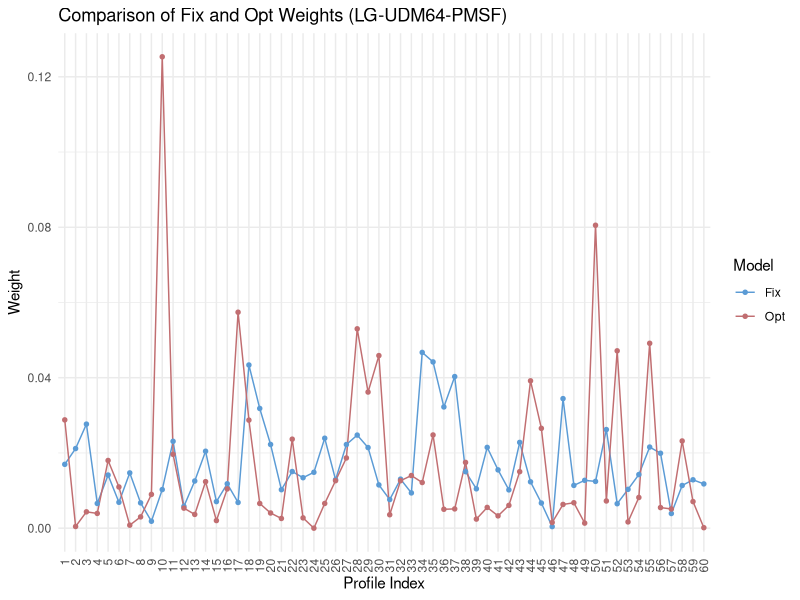

The R script that drew this image:

library(ggplot2)
library(dplyr)
library(tidyr)

## C60

fix_C60 <- c(0.0169698865, 0.0211683374, 0.0276589079, 0.0065675964, 0.0141221416, 0.0068774834, 0.0146909701, 0.0067225777, 0.0018396660, 0.0102547197,
         0.0230896163, 0.0057941033, 0.0125394534, 0.0204526478, 0.0070629602, 0.0117982741, 0.0068334668, 0.0433775839, 0.0318278731, 0.0222546108,
         0.0102264969, 0.0150545891, 0.0134159878, 0.0148552065, 0.0239111516, 0.0128776278, 0.0222318842, 0.0247444742, 0.0214274810, 0.0115001882,
         0.0076017389, 0.0130258568, 0.0093701965, 0.0467194264, 0.0441940314, 0.0322263154, 0.0402999891, 0.0150234227, 0.0104589903, 0.0214742395,
         0.0154957836, 0.0101789953, 0.0227980379, 0.0123204539, 0.0066777583, 0.0004150083, 0.0344385130, 0.0113663379, 0.0127143049, 0.0124323741,
         0.0262124415, 0.0064994957, 0.0103203293, 0.0142463512, 0.0215600067, 0.0199150700, 0.0038964200, 0.0113448855, 0.0128595846, 0.0117656776)

opt_LGC60 <- c(0.0201778931, 0.0328566366, 0.0231314327, 0.0095596322, 0.0148166894, 0.0097622038, 0.0084440690, 0.0102798648, 0.0026087290, 0.0160752384,
         0.0435165706, 0.0081389173, 0.0103665755, 0.0119395355, 0.0000063796, 0.0096106602, 0.0110343738, 0.0374101011, 0.0274872496, 0.0147534735,
         0.0068010478, 0.0133772699, 0.0133129846, 0.0191938632, 0.0219530040, 0.0095826796, 0.0323065003, 0.0233101183, 0.0157393590, 0.0149812688,
         0.0158300686, 0.0143830871, 0.0079384430, 0.0506051277, 0.0351670596, 0.0279150840, 0.0207820557, 0.0224018086, 0.0093744193, 0.0300708148,
         0.0087097631, 0.0057819865, 0.0466535687, 0.0103833320, 0.0043300890, 0.0002674216, 0.0149682182, 0.0084921318, 0.0160656837, 0.0059612300,
         0.0290989298, 0.0095416255, 0.0097492808, 0.0174285699, 0.0265117776, 0.0276138708, 0.0021600545, 0.0152021946, 0.0076984209, 0.0063795614)

opt_LGC60_1kp <- c(0.0287878317, 0.0004416573, 0.0043424533, 0.0039224583, 0.0179933388, 0.0109535022, 0.0007961256, 0.0029958142, 0.0089738988, 0.1253156622, 0.0196237586, 0.0053232137, 0.0036529666, 0.0123647123, 0.0020210785, 0.0104325397, 0.0574119005, 0.0287245271, 0.0065629644, 0.0040312800, 0.0025770028, 0.0236593074, 0.0027325244, 0.0000001253, 0.0065697533, 0.0126244702, 0.0186632420, 0.0529963694, 0.0361863301, 0.0458784257, 0.0035694465, 0.0126269613, 0.0139890193, 0.0121352457, 0.0247742646, 0.0050224720, 0.0051200855, 0.0174804380, 0.0024129132, 0.0055196817, 0.0032703908, 0.0060558428, 0.0150156492, 0.0391697453, 0.0265342615, 0.0015173253, 0.0063036506, 0.0067545763, 0.0013454468, 0.0805279153, 0.0072300613, 0.0471462878, 0.0016622693, 0.0081594362, 0.0491478178, 0.0054736022, 0.0051057358, 0.0231780465, 0.0070668612, 0.0001253157)

opt_GTRC60 <- c(0.0149, 0.0150, 0.0142, 0.0151, 0.0287, 0.0173, 0.0053, 0.0072, 0.0094, 0.0509, 0.0159, 0.0113, 0.0045, 0.0107, 0.0001, 0.0105, 0.0203, 0.0368, 0.0446, 0.0069, 0.0031, 0.0189, 0.0099, 0.0076, 0.0106, 0.0362, 0.0378, 0.0423, 0.0202, 0.0157, 0.0060, 0.0143, 0.0199, 0.0237, 0.0290, 0.0143, 0.0122, 0.0298, 0.0028, 0.0207, 0.0052, 0.0035, 0.0221, 0.0078, 0.0077, 0.0004, 0.0238, 0.0110, 0.0091, 0.0148, 0.0154, 0.0162, 0.0077, 0.0105, 0.0634, 0.0117, 0.0063, 0.0353, 0.0090, 0.0045)

opt_PoiC60 <- c(0.0193254332, 0.0323032225, 0.0241793749, 0.0096145358, 0.0146273231, 0.0097702907, 0.0085196484, 0.0102334959, 0.0026473895, 0.0160134541, 0.0437979958, 0.0080811066, 0.0103722080, 0.0120488477, 0.0000045594, 0.0097652842, 0.0110953758, 0.0352282024, 0.0270188696, 0.0146611930, 0.0069096599, 0.0134005990, 0.0132356108, 0.0222089196, 0.0219047636, 0.0095522693, 0.0328659224, 0.0228310975, 0.0148314482, 0.0149535041, 0.0159061902, 0.0144118326, 0.0079261235, 0.0497455072, 0.0351846459, 0.0279761792, 0.0210454180, 0.0227795166, 0.0093534091, 0.0314615496, 0.0086984882, 0.0058461616, 0.0474015756, 0.0102821476, 0.0043823369, 0.0004222744, 0.0149128069, 0.0083712002, 0.0163511184, 0.0062235481, 0.0290956857, 0.0095979991, 0.0096608099, 0.0175072128, 0.0268086807, 0.0272182144, 0.0021692713, 0.0150942222, 0.0076048574, 0.0045594119)

## UDM64

fix_UDM64 <- c(0.02727713454628415, 0.026957736839103404, 0.023113557291963724, 0.02249472423430103, 0.021604973478583242, 0.02141675697256602, 0.020934808646552217, 0.02056407916500314, 0.020187646152968686, 0.020002281412194147, 0.019956653168311186, 0.01959447898249016, 0.019454742485598586, 0.019352078936861916, 0.018830205897450523, 0.018738949409684593, 0.018542177607939313, 0.018405292876290422, 0.018148634004448754, 0.017968972794159585, 0.01772657274853134, 0.01708777733416985, 0.016799749044658644, 0.01648605486796327, 0.01589573946272743, 0.015713226487195572, 0.015701819426224832, 0.01565619118234187, 0.01551930645069298, 0.015419494667198996, 0.015399532310500199, 0.015140021673415844, 0.015105800490503621, 0.015057320481377973, 0.01495750869788399, 0.014840586322933896, 0.01477214395710945, 0.0145696686248788, 0.01450407802429704, 0.014392859179832317, 0.014324416814007871, 0.014284492100610278, 0.013962242628186848, 0.01385387554896481, 0.01354303313751212, 0.013255004848000913, 0.012921348314606741, 0.012761649461016369, 0.012507842354417384, 0.012311070552672105, 0.012065818741801175, 0.011700792790737467, 0.011640905720641076, 0.011372839787828666, 0.010742599669195232, 0.010582900815604859, 0.01045742314492671, 0.010349056065704671, 0.010229281925511893, 0.0096874465294017, 0.009328124108823362, 0.009040095819312154, 0.0077881708777733415, 0.006998231905549535
)

opt_UDM64 <- c(0.0050724639, 0.0525533008, 0.0176594120, 0.0196967091, 0.0000002428, 0.0087980118, 0.0088959569, 0.0137847467, 0.0028001829, 0.0191818442, 0.0083584008, 0.0000002428, 0.0123334056, 0.0115778894, 0.0192438185, 0.0249486373, 0.0009792210, 0.0103468333, 0.0116411697, 0.0091363635, 0.0041653335, 0.0100621608, 0.0064313765, 0.0105827541, 0.0000002428, 0.0426612863, 0.0161271946, 0.0074067923, 0.0055170127, 0.0227168781, 0.0000002428, 0.0276017780, 0.0145052575, 0.0061241679, 0.0094258964, 0.0094642834, 0.0331439296, 0.0033257595, 0.0049210361, 0.0085562768, 0.0106820174, 0.1001460804, 0.0082430086, 0.0149185167, 0.0000002428, 0.0277141429, 0.0054946686, 0.0000002428, 0.0201248081, 0.0025434877, 0.0144033467, 0.0368892067, 0.0342714923, 0.0542241293, 0.0228294841, 0.0078509534, 0.0067165483, 0.0353444293, 0.0000002428, 0.0036408397, 0.0756179087, 0.0132807902, 0.0050720886, 0.0002428114
)


df <- data.frame(
  Profile = factor(1:60),
  Fix = fix_C60,
  Opt = opt_LGC60_1kp
) %>%
  pivot_longer(cols = c(Fix, Opt), names_to = "Type", values_to = "Weight")



# Plot
ggplot(df, aes(x = Profile, y = Weight, color = Type, group = Type)) +
  geom_line() +
  geom_point(size = 1.2) +
  scale_color_manual(values = c("Fix" = "#5B9BD5", "Opt" = "#C16E71")) +
  labs(title = "Comparison of Fix and Opt Weights (LG-UDM64-PMSF)",
       x = "Profile Index",
       y = "Weight",
       color = "Model") +
  theme_minimal() +
  theme(axis.text.x = element_text(angle = 90, vjust = 0.5, hjust = 1))

#ggsave("Compare_weights_UDM64.jpg", plot = p, width = 9, height = 4, dpi = 300)

# Calculate absolute differences
diff <- fix_UDM64 - opt_UDM64

# Extract the top 10
top10_indices <- order(abs(diff), decreasing = TRUE)[1:10]

data.frame(
  Profile = paste0("C60_", top10_indices),
  Fix = fix_UDM64[top10_indices],
  Opt = opt_UDM64[top10_indices],
  Difference = diff[top10_indices]
)
